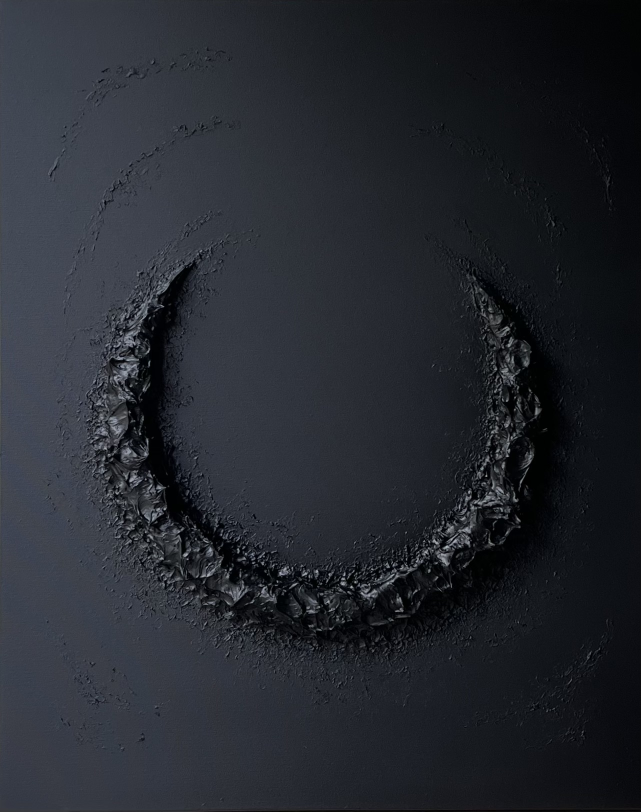
#> input picture IMAGE/Eclipse_black_80x100.jpeg, 1281 x 1623 px, given in place of data-2.jpg, which was not available (shown at 1/2 size)
$ python main.py
#> lines starting #> are read from the running program, lines starting #| are printed output that depends on the picture; long printed decimals are rounded; pictures that were not available may be replaced by others from this repository, and a replacement may not be noted
#> in _main, image is the input picture: shape (1623, 1281, 3); mean B, G, R 47, 40.2, 37
import cv2
import numpy as np
from tkinter.filedialog import askopenfilename

def convert(image = None, base_color = [127, 127, 127]):
    if len(image.shape) == 3:
        b, g, r = cv2.split(image)
    elif len(image.shape) == 4:
        b, g, r, alpha = cv2.split(image)
    else:
        return None

    # print(np.average(image))
    average_color = [np.average(b), np.average(g), np.average(r)]
#> average_color = [46.97, 40.16, 36.98]
    print(average_color)
#| [46.972, 40.160, 36.977]

    # b = np.array(b, np.float16)
    # g = np.array(g, np.float16)
    # r = np.array(r, np.float16)
    b = b.astype(np.float64)
    g = g.astype(np.float64)
    r = r.astype(np.float64)


    bb = b * base_color[0] / average_color[0]
#> bb: shape (1623, 1281) float64; every value is 0
    gg = g * base_color[1] / average_color[1]
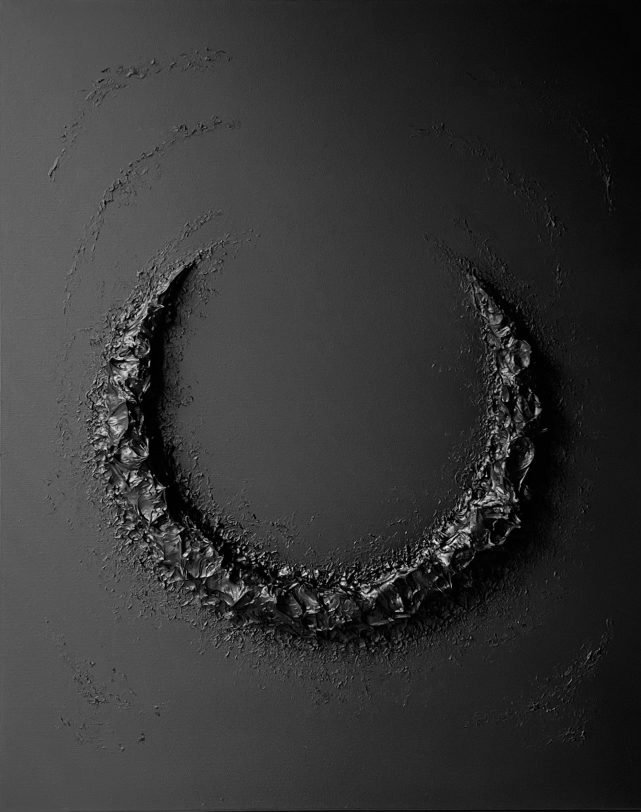
#> gg: shape (1623, 1281) float64 (shown at 1/2 size); min 0, max 1225.5, mean 255; drawn with min black and max white
    rr = r * base_color[2] / average_color[2]


    max_val = max(np.max(gg), np.max(bb), np.max(rr))
#> max_val = 1296.5
    bb = bb * 255 / max_val
    gg = gg * 255 / max_val
    rr = rr * 255 / max_val
    print(np.max(gg), np.max(bb), np.max(rr))
#| 241.035 0.0 255.0
    # bb = np.array(bb, np.uint8)
    bb = bb.astype(np.uint8)
#> bb: shape (1623, 1281); every value is 0
    gg = gg.astype(np.uint8)
    rr = rr.astype(np.uint8)
    # gg = np.array(gg, np.uint8)
    # rr = np.array(rr, np.uint8)

    result = cv2.merge([bb, gg, rr])
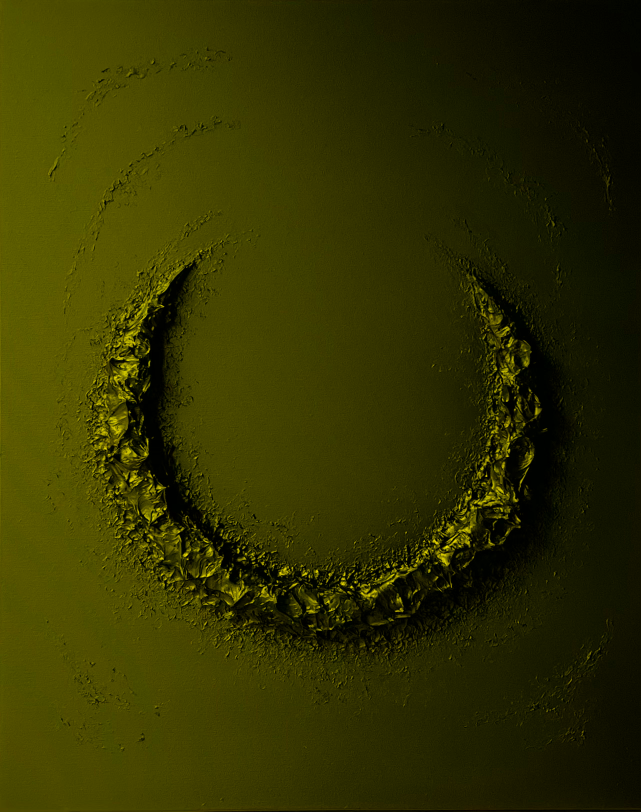
#> result: shape (1623, 1281, 3) (shown at 1/2 size); mean B, G, R 0, 49.6, 49.7
    cv2.imshow('result', result)
    cv2.waitKey(0)

    return result


def _main():
    base_color = [ 0, 255, 255]
    # image = cv2.imread(askopenfilename())
    image = cv2.imread(r'IMAGE/data-2.jpg')

    result = convert(image = image, base_color = base_color)

    return

if __name__ == "__main__":
    _main()

$ run again, on IMAGE/Marble-Gloss_blue_40x40.jpeg
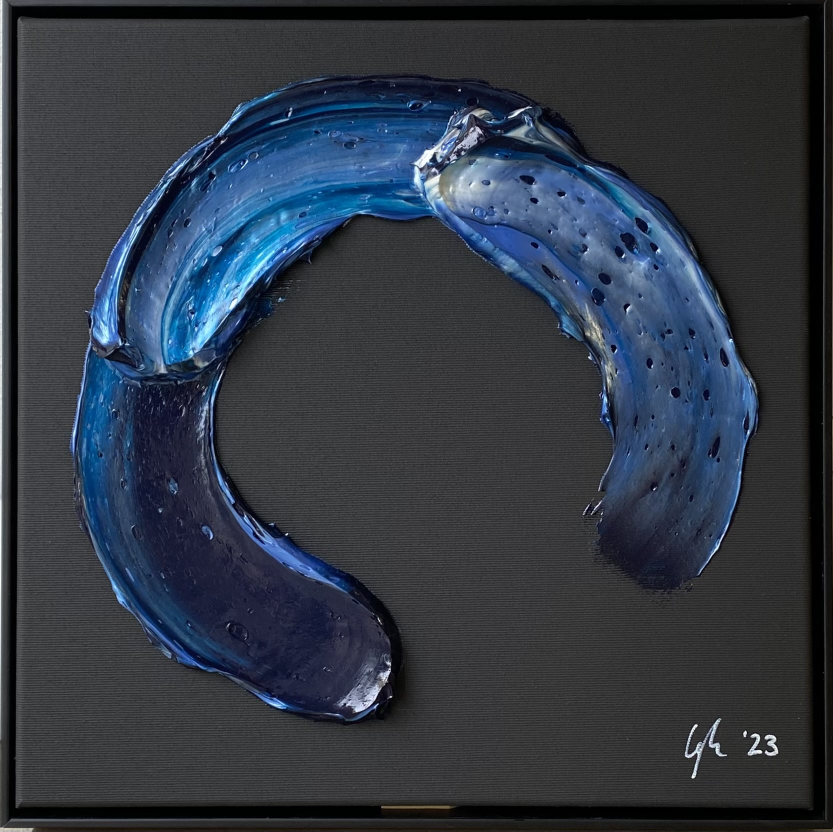
#> input picture IMAGE/Marble-Gloss_blue_40x40.jpeg, 1666 x 1663 px, given in place of data-2.jpg, which was not available (shown at 1/2 size)
#> in _main, image is the input picture: shape (1663, 1666, 3); mean B, G, R 67.7, 56.2, 48.6
#> in convert, `b, g, r = cv2.split(image)`:
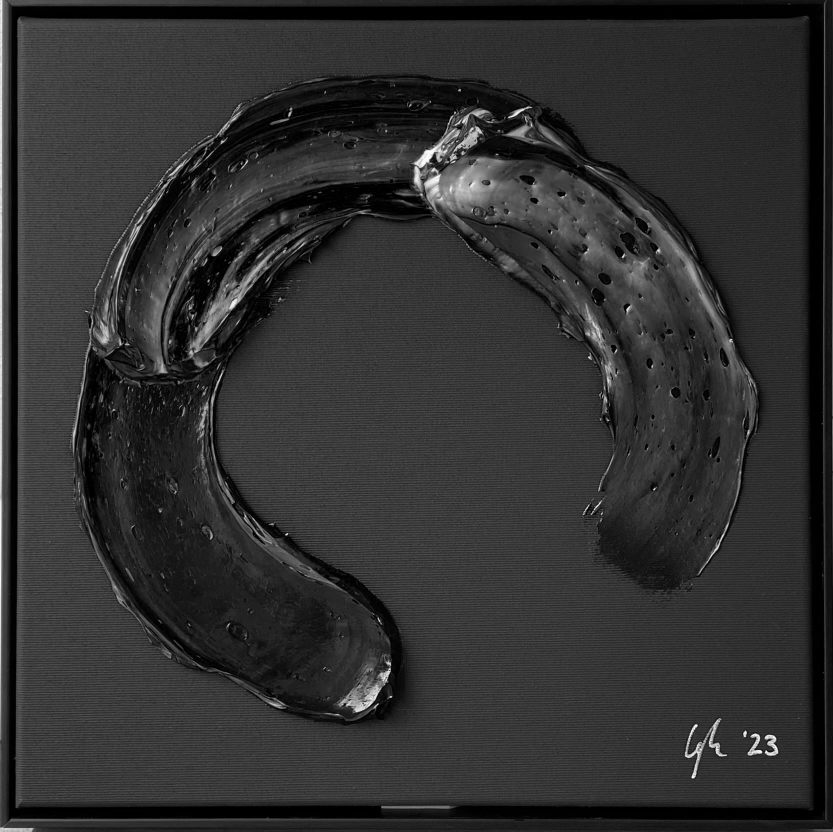
#> r: shape (1663, 1666) (shown at 1/2 size); min 0, max 255, mean 48.6
#> average_color = [67.71, 56.24, 48.58]
#| [67.705, 56.243, 48.577]
#> max_val = 1338.6
#| 220.243 0.0 255.0
#> in convert, `result = cv2.merge([bb, gg, rr])`:
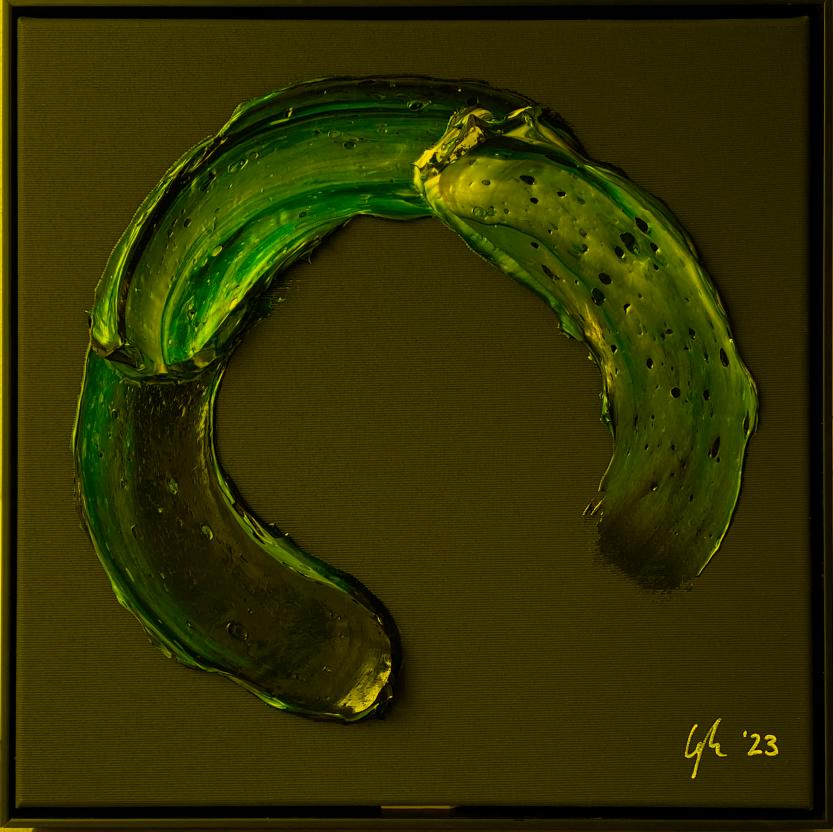
#> result: shape (1663, 1666, 3) (shown at 1/2 size); mean B, G, R 0, 48.1, 48.5
